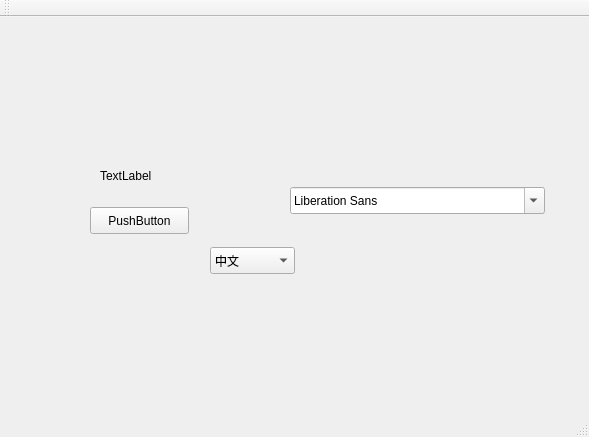
<?xml version="1.0" encoding="UTF-8"?>
<ui version="4.0">
 <class>MainWindow</class>
 <widget class="QMainWindow" name="MainWindow">
  <property name="geometry">
   <rect>
    <x>0</x>
    <y>0</y>
    <width>589</width>
    <height>437</height>
   </rect>
  </property>
  <property name="windowTitle">
   <string>MainWindow</string>
  </property>
  <widget class="QWidget" name="centralWidget">
   <widget class="QLabel" name="label">
    <property name="geometry">
     <rect>
      <x>100</x>
      <y>150</y>
      <width>67</width>
      <height>17</height>
     </rect>
    </property>
    <property name="text">
     <string>TextLabel</string>
    </property>
   </widget>
   <widget class="QPushButton" name="pushButton">
    <property name="geometry">
     <rect>
      <x>90</x>
      <y>190</y>
      <width>99</width>
      <height>27</height>
     </rect>
    </property>
    <property name="text">
     <string>PushButton</string>
    </property>
   </widget>
   <widget class="QComboBox" name="comboBox">
    <property name="geometry">
     <rect>
      <x>210</x>
      <y>230</y>
      <width>85</width>
      <height>27</height>
     </rect>
    </property>
    <item>
     <property name="text">
      <string>中文</string>
     </property>
    </item>
    <item>
     <property name="text">
      <string>EN</string>
     </property>
    </item>
    <item>
     <property name="text">
      <string>JP</string>
     </property>
    </item>
   </widget>
   <widget class="QFontComboBox" name="fontComboBox">
    <property name="geometry">
     <rect>
      <x>290</x>
      <y>170</y>
      <width>255</width>
      <height>27</height>
     </rect>
    </property>
   </widget>
  </widget>
  <widget class="QMenuBar" name="menuBar">
   <property name="geometry">
    <rect>
     <x>0</x>
     <y>0</y>
     <width>589</width>
     <height>31</height>
    </rect>
   </property>
  </widget>
  <widget class="QToolBar" name="mainToolBar">
   <attribute name="toolBarArea">
    <enum>TopToolBarArea</enum>
   </attribute>
   <attribute name="toolBarBreak">
    <bool>false</bool>
   </attribute>
  </widget>
  <widget class="QStatusBar" name="statusBar"/>
 </widget>
 <layoutdefault spacing="6" margin="11"/>
 <resources/>
 <connections/>
</ui>
